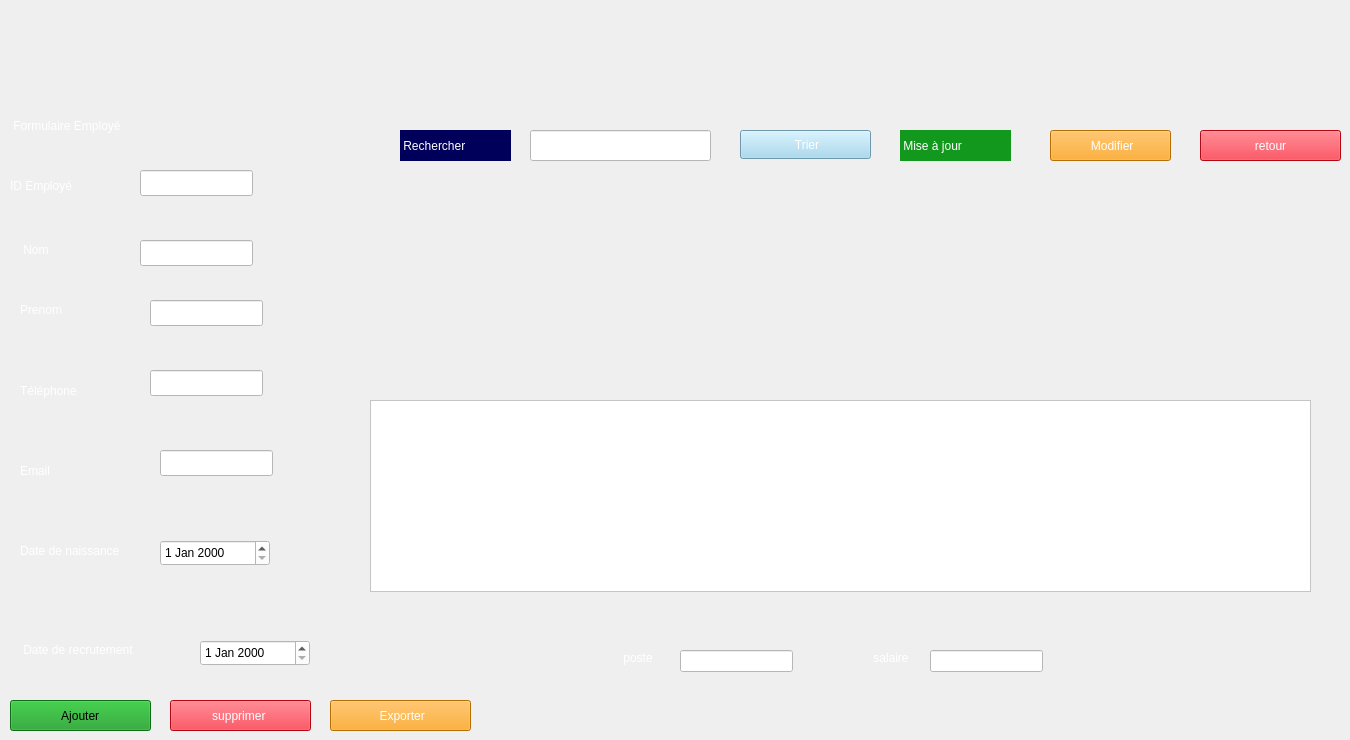
      <widget class="QWidget" name="page_4">
       <widget class="QLabel" name="label_22">
        <property name="geometry">
         <rect>
          <x>20</x>
          <y>240</y>
          <width>63</width>
          <height>20</height>
         </rect>
        </property>
        <property name="styleSheet">
         <string notr="true">color: rgb(255, 255, 255);
</string>
        </property>
        <property name="text">
         <string> Nom </string>
        </property>
       </widget>
       <widget class="QLabel" name="label_23">
        <property name="geometry">
         <rect>
          <x>20</x>
          <y>530</y>
          <width>181</width>
          <height>41</height>
         </rect>
        </property>
        <property name="styleSheet">
         <string notr="true">color: rgb(255, 255, 255);</string>
        </property>
        <property name="text">
         <string>Date de naissance </string>
        </property>
       </widget>
       <widget class="QLineEdit" name="lineEdit_8">
        <property name="geometry">
         <rect>
          <x>150</x>
          <y>300</y>
          <width>113</width>
          <height>26</height>
         </rect>
        </property>
        <property name="styleSheet">
         <string notr="true">background-color: rgb(255, 255, 255);
</string>
        </property>
       </widget>
       <widget class="QLineEdit" name="lineEdit_recherche_2">
        <property name="geometry">
         <rect>
          <x>530</x>
          <y>130</y>
          <width>181</width>
          <height>31</height>
         </rect>
        </property>
        <property name="styleSheet">
         <string notr="true">background-color: rgb(255, 255, 255);</string>
        </property>
       </widget>
       <widget class="QLineEdit" name="lineEdit_2">
        <property name="geometry">
         <rect>
          <x>140</x>
          <y>170</y>
          <width>113</width>
          <height>26</height>
         </rect>
        </property>
        <property name="styleSheet">
         <string notr="true">background-color: rgb(255, 255, 255);</string>
        </property>
       </widget>
       <widget class="QLineEdit" name="lineEdit_email_2">
        <property name="geometry">
         <rect>
          <x>160</x>
          <y>450</y>
          <width>113</width>
          <height>26</height>
         </rect>
        </property>
        <property name="styleSheet">
         <string notr="true">background-color: rgb(255, 255, 255);
</string>
        </property>
       </widget>
       <widget class="QLabel" name="label_24">
        <property name="geometry">
         <rect>
          <x>20</x>
          <y>450</y>
          <width>91</width>
          <height>41</height>
         </rect>
        </property>
        <property name="styleSheet">
         <string notr="true">color: rgb(255, 255, 255);
</string>
        </property>
        <property name="text">
         <string>Email  </string>
        </property>
       </widget>
       <widget class="QPushButton" name="pushButton_5">
        <property name="geometry">
         <rect>
          <x>10</x>
          <y>700</y>
          <width>141</width>
          <height>31</height>
         </rect>
        </property>
        <property name="styleSheet">
         <string notr="true"> background-color: rgb(18, 153, 29);</string>
        </property>
        <property name="text">
         <string> Ajouter </string>
        </property>
       </widget>
       <widget class="QLabel" name="label_25">
        <property name="geometry">
         <rect>
          <x>20</x>
          <y>300</y>
          <width>71</width>
          <height>20</height>
         </rect>
        </property>
        <property name="styleSheet">
         <string notr="true">color: rgb(255, 255, 255);
</string>
        </property>
        <property name="text">
         <string>Prenom</string>
        </property>
       </widget>
       <widget class="QLabel" name="label_26">
        <property name="geometry">
         <rect>
          <x>10</x>
          <y>160</y>
          <width>101</width>
          <height>51</height>
         </rect>
        </property>
        <property name="palette">
         <palette>
          <active>
           <colorrole role="WindowText">
            <brush brushstyle="SolidPattern">
             <color alpha="255">
              <red>255</red>
              <green>255</green>
              <blue>255</blue>
             </color>
            </brush>
           </colorrole>
           <colorrole role="Button">
            <brush brushstyle="SolidPattern">
             <color alpha="255">
              <red>0</red>
              <green>0</green>
              <blue>74</blue>
             </color>
            </brush>
           </colorrole>
           <colorrole role="Text">
            <brush brushstyle="SolidPattern">
             <color alpha="255">
              <red>255</red>
              <green>255</green>
              <blue>255</blue>
             </color>
            </brush>
           </colorrole>
           <colorrole role="ButtonText">
            <brush brushstyle="SolidPattern">
             <color alpha="255">
              <red>255</red>
              <green>255</green>
              <blue>255</blue>
             </color>
            </brush>
           </colorrole>
           <colorrole role="Base">
            <brush brushstyle="SolidPattern">
             <color alpha="255">
              <red>0</red>
              <green>0</green>
              <blue>74</blue>
             </color>
            </brush>
           </colorrole>
           <colorrole role="Window">
            <brush brushstyle="SolidPattern">
             <color alpha="255">
              <red>0</red>
              <green>0</green>
              <blue>74</blue>
             </color>
            </brush>
           </colorrole>
           <colorrole role="PlaceholderText">
            <brush brushstyle="SolidPattern">
             <color alpha="128">
              <red>255</red>
              <green>255</green>
              <blue>255</blue>
             </color>
            </brush>
           </colorrole>
          </active>
          <inactive>
           <colorrole role="WindowText">
            <brush brushstyle="SolidPattern">
             <color alpha="255">
              <red>255</red>
              <green>255</green>
              <blue>255</blue>
             </color>
            </brush>
           </colorrole>
           <colorrole role="Button">
            <brush brushstyle="SolidPattern">
             <color alpha="255">
              <red>0</red>
              <green>0</green>
              <blue>74</blue>
             </color>
            </brush>
           </colorrole>
           <colorrole role="Text">
            <brush brushstyle="SolidPattern">
             <color alpha="255">
              <red>255</red>
              <green>255</green>
              <blue>255</blue>
             </color>
            </brush>
           </colorrole>
           <colorrole role="ButtonText">
            <brush brushstyle="SolidPattern">
             <color alpha="255">
              <red>255</red>
              <green>255</green>
              <blue>255</blue>
             </color>
            </brush>
           </colorrole>
           <colorrole role="Base">
            <brush brushstyle="SolidPattern">
             <color alpha="255">
              <red>0</red>
              <green>0</green>
              <blue>74</blue>
             </color>
            </brush>
           </colorrole>
           <colorrole role="Window">
            <brush brushstyle="SolidPattern">
             <color alpha="255">
              <red>0</red>
              <green>0</green>
              <blue>74</blue>
             </color>
            </brush>
           </colorrole>
           <colorrole role="PlaceholderText">
            <brush brushstyle="SolidPattern">
             <color alpha="128">
              <red>255</red>
              <green>255</green>
              <blue>255</blue>
             </color>
            </brush>
           </colorrole>
          </inactive>
          <disabled>
           <colorrole role="WindowText">
            <brush brushstyle="SolidPattern">
             <color alpha="255">
              <red>255</red>
              <green>255</green>
              <blue>255</blue>
             </color>
            </brush>
           </colorrole>
           <colorrole role="Button">
            <brush brushstyle="SolidPattern">
             <color alpha="255">
              <red>0</red>
              <green>0</green>
              <blue>74</blue>
             </color>
            </brush>
           </colorrole>
           <colorrole role="Text">
            <brush brushstyle="SolidPattern">
             <color alpha="255">
              <red>255</red>
              <green>255</green>
              <blue>255</blue>
             </color>
            </brush>
           </colorrole>
           <colorrole role="ButtonText">
            <brush brushstyle="SolidPattern">
             <color alpha="255">
              <red>255</red>
              <green>255</green>
              <blue>255</blue>
             </color>
            </brush>
           </colorrole>
           <colorrole role="Base">
            <brush brushstyle="SolidPattern">
             <color alpha="255">
              <red>0</red>
              <green>0</green>
              <blue>74</blue>
             </color>
            </brush>
           </colorrole>
           <colorrole role="Window">
            <brush brushstyle="SolidPattern">
             <color alpha="255">
              <red>0</red>
              <green>0</green>
              <blue>74</blue>
             </color>
            </brush>
           </colorrole>
           <colorrole role="PlaceholderText">
            <brush brushstyle="SolidPattern">
             <color alpha="128">
              <red>255</red>
              <green>255</green>
              <blue>255</blue>
             </color>
            </brush>
           </colorrole>
          </disabled>
         </palette>
        </property>
        <property name="styleSheet">
         <string notr="true">color: rgb(255, 255, 255);</string>
        </property>
        <property name="text">
         <string>ID Employé  </string>
        </property>
       </widget>
       <widget class="QDateEdit" name="lineEdit_date_2">
        <property name="geometry">
         <rect>
          <x>160</x>
          <y>540</y>
          <width>110</width>
          <height>26</height>
         </rect>
        </property>
        <property name="styleSheet">
         <string notr="true">background-color: rgb(255, 255, 255);
</string>
        </property>
       </widget>
       <widget class="QPushButton" name="ex_2">
        <property name="geometry">
         <rect>
          <x>330</x>
          <y>700</y>
          <width>141</width>
          <height>31</height>
         </rect>
        </property>
        <property name="styleSheet">
         <string notr="true">background-color: rgb(255, 255, 255);
color: rgb(255, 255, 255);
background-color: rgb(253, 154, 4);</string>
        </property>
        <property name="text">
         <string> Exporter</string>
        </property>
       </widget>
       <widget class="QLabel" name="mis_2">
        <property name="geometry">
         <rect>
          <x>900</x>
          <y>130</y>
          <width>111</width>
          <height>31</height>
         </rect>
        </property>
        <property name="styleSheet">
         <string notr="true">color: rgb(255, 255, 255);
background-color: rgb(255, 255, 255);
background-color: rgb(18, 153, 29);
</string>
        </property>
        <property name="text">
         <string> Mise à jour</string>
        </property>
       </widget>
       <widget class="QPushButton" name="btnSupprimer">
        <property name="geometry">
         <rect>
          <x>170</x>
          <y>700</y>
          <width>141</width>
          <height>31</height>
         </rect>
        </property>
        <property name="styleSheet">
         <string notr="true">color: rgb(255, 255, 255);
 
background-color: rgb(253, 7, 27);</string>
        </property>
        <property name="text">
         <string>supprimer </string>
        </property>
       </widget>
       <widget class="QLineEdit" name="lineEdit_4">
        <property name="geometry">
         <rect>
          <x>140</x>
          <y>240</y>
          <width>113</width>
          <height>26</height>
         </rect>
        </property>
        <property name="styleSheet">
         <string notr="true">background-color: rgb(255, 255, 255);</string>
        </property>
       </widget>
       <widget class="QPushButton" name="btnModifie">
        <property name="geometry">
         <rect>
          <x>1050</x>
          <y>130</y>
          <width>121</width>
          <height>31</height>
         </rect>
        </property>
        <property name="styleSheet">
         <string notr="true">color: rgb(255, 255, 255);
 background-color: rgb(253, 154, 4);</string>
        </property>
        <property name="text">
         <string> Modifier</string>
        </property>
       </widget>
       <widget class="QLabel" name="label_27">
        <property name="geometry">
         <rect>
          <x>20</x>
          <y>370</y>
          <width>91</width>
          <height>41</height>
         </rect>
        </property>
        <property name="styleSheet">
         <string notr="true">color: rgb(255, 255, 255);</string>
        </property>
        <property name="text">
         <string>Téléphone </string>
        </property>
       </widget>
       <widget class="QLabel" name="label_28">
        <property name="geometry">
         <rect>
          <x>20</x>
          <y>640</y>
          <width>181</width>
          <height>20</height>
         </rect>
        </property>
        <property name="styleSheet">
         <string notr="true">font: 10pt &quot;Segoe UI&quot;;
color: rgb(255, 255, 255);</string>
        </property>
        <property name="text">
         <string> Date de recrutement </string>
        </property>
       </widget>
       <widget class="QLineEdit" name="lineEdit_tel_2">
        <property name="geometry">
         <rect>
          <x>150</x>
          <y>370</y>
          <width>113</width>
          <height>26</height>
         </rect>
        </property>
        <property name="styleSheet">
         <string notr="true">background-color: rgb(255, 255, 255);
</string>
        </property>
       </widget>
       <widget class="QDateEdit" name="dateEdit_recrutement_2">
        <property name="geometry">
         <rect>
          <x>200</x>
          <y>640</y>
          <width>110</width>
          <height>26</height>
         </rect>
        </property>
        <property name="styleSheet">
         <string notr="true">background-color: rgb(255, 255, 255);
</string>
        </property>
       </widget>
       <widget class="QPushButton" name="pushButton_12">
        <property name="geometry">
         <rect>
          <x>740</x>
          <y>130</y>
          <width>131</width>
          <height>29</height>
         </rect>
        </property>
        <property name="palette">
         <palette>
          <active>
           <colorrole role="WindowText">
            <brush brushstyle="SolidPattern">
             <color alpha="255">
              <red>255</red>
              <green>255</green>
              <blue>255</blue>
             </color>
            </brush>
           </colorrole>
           <colorrole role="Button">
            <brush brushstyle="SolidPattern">
             <color alpha="255">
              <red>154</red>
              <green>211</green>
              <blue>238</blue>
             </color>
            </brush>
           </colorrole>
           <colorrole role="Text">
            <brush brushstyle="SolidPattern">
             <color alpha="255">
              <red>255</red>
              <green>255</green>
              <blue>255</blue>
             </color>
            </brush>
           </colorrole>
           <colorrole role="ButtonText">
            <brush brushstyle="SolidPattern">
             <color alpha="255">
              <red>255</red>
              <green>255</green>
              <blue>255</blue>
             </color>
            </brush>
           </colorrole>
           <colorrole role="Base">
            <brush brushstyle="SolidPattern">
             <color alpha="255">
              <red>154</red>
              <green>211</green>
              <blue>238</blue>
             </color>
            </brush>
           </colorrole>
           <colorrole role="Window">
            <brush brushstyle="SolidPattern">
             <color alpha="255">
              <red>154</red>
              <green>211</green>
              <blue>238</blue>
             </color>
            </brush>
           </colorrole>
           <colorrole role="Highlight">
            <brush brushstyle="SolidPattern">
             <color alpha="255">
              <red>39</red>
              <green>191</green>
              <blue>115</blue>
             </color>
            </brush>
           </colorrole>
           <colorrole role="PlaceholderText">
            <brush brushstyle="SolidPattern">
             <color alpha="128">
              <red>255</red>
              <green>255</green>
              <blue>255</blue>
             </color>
            </brush>
           </colorrole>
          </active>
          <inactive>
           <colorrole role="WindowText">
            <brush brushstyle="SolidPattern">
             <color alpha="255">
              <red>255</red>
              <green>255</green>
              <blue>255</blue>
             </color>
            </brush>
           </colorrole>
           <colorrole role="Button">
            <brush brushstyle="SolidPattern">
             <color alpha="255">
              <red>154</red>
              <green>211</green>
              <blue>238</blue>
             </color>
            </brush>
           </colorrole>
           <colorrole role="Text">
            <brush brushstyle="SolidPattern">
             <color alpha="255">
              <red>255</red>
              <green>255</green>
              <blue>255</blue>
             </color>
            </brush>
           </colorrole>
           <colorrole role="ButtonText">
            <brush brushstyle="SolidPattern">
             <color alpha="255">
              <red>255</red>
              <green>255</green>
              <blue>255</blue>
             </color>
            </brush>
           </colorrole>
           <colorrole role="Base">
            <brush brushstyle="SolidPattern">
             <color alpha="255">
              <red>154</red>
              <green>211</green>
              <blue>238</blue>
             </color>
            </brush>
           </colorrole>
           <colorrole role="Window">
            <brush brushstyle="SolidPattern">
             <color alpha="255">
              <red>154</red>
              <green>211</green>
              <blue>238</blue>
             </color>
            </brush>
           </colorrole>
           <colorrole role="Highlight">
            <brush brushstyle="SolidPattern">
             <color alpha="255">
              <red>39</red>
              <green>191</green>
              <blue>115</blue>
             </color>
            </brush>
           </colorrole>
           <colorrole role="PlaceholderText">
            <brush brushstyle="SolidPattern">
             <color alpha="128">
              <red>255</red>
              <green>255</green>
              <blue>255</blue>
             </color>
            </brush>
           </colorrole>
          </inactive>
          <disabled>
           <colorrole role="WindowText">
            <brush brushstyle="SolidPattern">
             <color alpha="255">
              <red>255</red>
              <green>255</green>
              <blue>255</blue>
             </color>
            </brush>
           </colorrole>
           <colorrole role="Button">
            <brush brushstyle="SolidPattern">
             <color alpha="255">
              <red>154</red>
              <green>211</green>
              <blue>238</blue>
             </color>
            </brush>
           </colorrole>
           <colorrole role="Text">
            <brush brushstyle="SolidPattern">
             <color alpha="255">
              <red>255</red>
              <green>255</green>
              <blue>255</blue>
             </color>
            </brush>
           </colorrole>
           <colorrole role="ButtonText">
            <brush brushstyle="SolidPattern">
             <color alpha="255">
              <red>255</red>
              <green>255</green>
              <blue>255</blue>
             </color>
            </brush>
           </colorrole>
           <colorrole role="Base">
            <brush brushstyle="SolidPattern">
             <color alpha="255">
              <red>154</red>
              <green>211</green>
              <blue>238</blue>
             </color>
            </brush>
           </colorrole>
           <colorrole role="Window">
            <brush brushstyle="SolidPattern">
             <color alpha="255">
              <red>154</red>
              <green>211</green>
              <blue>238</blue>
             </color>
            </brush>
           </colorrole>
           <colorrole role="Highlight">
            <brush brushstyle="SolidPattern">
             <color alpha="255">
              <red>39</red>
              <green>191</green>
              <blue>115</blue>
             </color>
            </brush>
           </colorrole>
           <colorrole role="PlaceholderText">
            <brush brushstyle="SolidPattern">
             <color alpha="128">
              <red>255</red>
              <green>255</green>
              <blue>255</blue>
             </color>
            </brush>
           </colorrole>
          </disabled>
         </palette>
        </property>
        <property name="styleSheet">
         <string notr="true">
color: rgb(255, 255, 255);
background-color: rgb(154, 211, 238);</string>
        </property>
        <property name="text">
         <string> Trier</string>
        </property>
       </widget>
       <widget class="QLabel" name="label_29">
        <property name="geometry">
         <rect>
          <x>400</x>
          <y>130</y>
          <width>111</width>
          <height>31</height>
         </rect>
        </property>
        <property name="styleSheet">
         <string notr="true">background-color: rgb(255, 255, 255);
color: rgb(255, 255, 255);
background-color: rgb(0, 0, 91);
 
</string>
        </property>
        <property name="text">
         <string> Rechercher</string>
        </property>
       </widget>
       <widget class="QLabel" name="label_31">
        <property name="geometry">
         <rect>
          <x>10</x>
          <y>100</y>
          <width>181</width>
          <height>51</height>
         </rect>
        </property>
        <property name="palette">
         <palette>
          <active>
           <colorrole role="WindowText">
            <brush brushstyle="SolidPattern">
             <color alpha="255">
              <red>255</red>
              <green>255</green>
              <blue>255</blue>
             </color>
            </brush>
           </colorrole>
           <colorrole role="Button">
            <brush brushstyle="SolidPattern">
             <color alpha="255">
              <red>0</red>
              <green>0</green>
              <blue>74</blue>
             </color>
            </brush>
           </colorrole>
           <colorrole role="Text">
            <brush brushstyle="SolidPattern">
             <color alpha="255">
              <red>255</red>
              <green>255</green>
              <blue>255</blue>
             </color>
            </brush>
           </colorrole>
           <colorrole role="ButtonText">
            <brush brushstyle="SolidPattern">
             <color alpha="255">
              <red>255</red>
              <green>255</green>
              <blue>255</blue>
             </color>
            </brush>
           </colorrole>
           <colorrole role="Base">
            <brush brushstyle="SolidPattern">
             <color alpha="255">
              <red>0</red>
              <green>0</green>
              <blue>74</blue>
             </color>
            </brush>
           </colorrole>
           <colorrole role="Window">
            <brush brushstyle="SolidPattern">
             <color alpha="255">
              <red>0</red>
              <green>0</green>
              <blue>74</blue>
             </color>
            </brush>
           </colorrole>
           <colorrole role="PlaceholderText">
            <brush brushstyle="SolidPattern">
             <color alpha="128">
              <red>255</red>
              <green>255</green>
              <blue>255</blue>
             </color>
            </brush>
           </colorrole>
          </active>
          <inactive>
           <colorrole role="WindowText">
            <brush brushstyle="SolidPattern">
             <color alpha="255">
              <red>255</red>
              <green>255</green>
              <blue>255</blue>
             </color>
            </brush>
           </colorrole>
           <colorrole role="Button">
            <brush brushstyle="SolidPattern">
             <color alpha="255">
              <red>0</red>
              <green>0</green>
              <blue>74</blue>
             </color>
            </brush>
           </colorrole>
           <colorrole role="Text">
            <brush brushstyle="SolidPattern">
             <color alpha="255">
              <red>255</red>
              <green>255</green>
              <blue>255</blue>
             </color>
            </brush>
           </colorrole>
           <colorrole role="ButtonText">
            <brush brushstyle="SolidPattern">
             <color alpha="255">
              <red>255</red>
              <green>255</green>
              <blue>255</blue>
             </color>
            </brush>
           </colorrole>
           <colorrole role="Base">
            <brush brushstyle="SolidPattern">
             <color alpha="255">
              <red>0</red>
              <green>0</green>
              <blue>74</blue>
             </color>
            </brush>
           </colorrole>
           <colorrole role="Window">
            <brush brushstyle="SolidPattern">
             <color alpha="255">
              <red>0</red>
              <green>0</green>
              <blue>74</blue>
             </color>
            </brush>
           </colorrole>
           <colorrole role="PlaceholderText">
            <brush brushstyle="SolidPattern">
             <color alpha="128">
              <red>255</red>
              <green>255</green>
              <blue>255</blue>
             </color>
            </brush>
           </colorrole>
          </inactive>
          <disabled>
           <colorrole role="WindowText">
            <brush brushstyle="SolidPattern">
             <color alpha="255">
              <red>255</red>
              <green>255</green>
              <blue>255</blue>
             </color>
            </brush>
           </colorrole>
           <colorrole role="Button">
            <brush brushstyle="SolidPattern">
             <color alpha="255">
              <red>0</red>
              <green>0</green>
              <blue>74</blue>
             </color>
            </brush>
           </colorrole>
           <colorrole role="Text">
            <brush brushstyle="SolidPattern">
             <color alpha="255">
              <red>255</red>
              <green>255</green>
              <blue>255</blue>
             </color>
            </brush>
           </colorrole>
           <colorrole role="ButtonText">
            <brush brushstyle="SolidPattern">
             <color alpha="255">
              <red>255</red>
              <green>255</green>
              <blue>255</blue>
             </color>
            </brush>
           </colorrole>
           <colorrole role="Base">
            <brush brushstyle="SolidPattern">
             <color alpha="255">
              <red>0</red>
              <green>0</green>
              <blue>74</blue>
             </color>
            </brush>
           </colorrole>
           <colorrole role="Window">
            <brush brushstyle="SolidPattern">
             <color alpha="255">
              <red>0</red>
              <green>0</green>
              <blue>74</blue>
             </color>
            </brush>
           </colorrole>
           <colorrole role="PlaceholderText">
            <brush brushstyle="SolidPattern">
             <color alpha="128">
              <red>255</red>
              <green>255</green>
              <blue>255</blue>
             </color>
            </brush>
           </colorrole>
          </disabled>
         </palette>
        </property>
        <property name="styleSheet">
         <string notr="true">color: rgb(255, 255, 255);
font: italic 9pt &quot;Segoe UI&quot;;</string>
        </property>
        <property name="text">
         <string> Formulaire Employé</string>
        </property>
       </widget>
       <widget class="QTableView" name="tableView_2">
        <property name="geometry">
         <rect>
          <x>370</x>
          <y>400</y>
          <width>941</width>
          <height>192</height>
         </rect>
        </property>
        <property name="styleSheet">
         <string notr="true">background-color: rgb(255, 255, 255);</string>
        </property>
       </widget>
       <widget class="QLabel" name="label_32">
        <property name="geometry">
         <rect>
          <x>620</x>
          <y>650</y>
          <width>49</width>
          <height>16</height>
         </rect>
        </property>
        <property name="styleSheet">
         <string notr="true">color: rgb(255, 255, 255);</string>
        </property>
        <property name="text">
         <string> poste</string>
        </property>
       </widget>
       <widget class="QLineEdit" name="poste_2">
        <property name="geometry">
         <rect>
          <x>680</x>
          <y>650</y>
          <width>113</width>
          <height>22</height>
         </rect>
        </property>
        <property name="styleSheet">
         <string notr="true">background-color: rgb(255, 255, 255);</string>
        </property>
       </widget>
       <widget class="QLineEdit" name="salaire_2">
        <property name="geometry">
         <rect>
          <x>930</x>
          <y>650</y>
          <width>113</width>
          <height>22</height>
         </rect>
        </property>
        <property name="styleSheet">
         <string notr="true">background-color: rgb(255, 255, 255);</string>
        </property>
       </widget>
       <widget class="QLabel" name="label_33">
        <property name="geometry">
         <rect>
          <x>870</x>
          <y>650</y>
          <width>49</width>
          <height>16</height>
         </rect>
        </property>
        <property name="styleSheet">
         <string notr="true">color: rgb(255, 255, 255);</string>
        </property>
        <property name="text">
         <string> salaire</string>
        </property>
       </widget>
       <widget class="QPushButton" name="retour_6">
        <property name="geometry">
         <rect>
          <x>1200</x>
          <y>130</y>
          <width>141</width>
          <height>31</height>
         </rect>
        </property>
        <property name="styleSheet">
         <string notr="true">color: rgb(255, 255, 255);
background-color: rgb(253, 7, 27);
</string>
        </property>
        <property name="text">
         <string>retour</string>
        </property>
       </widget>
      </widget>
